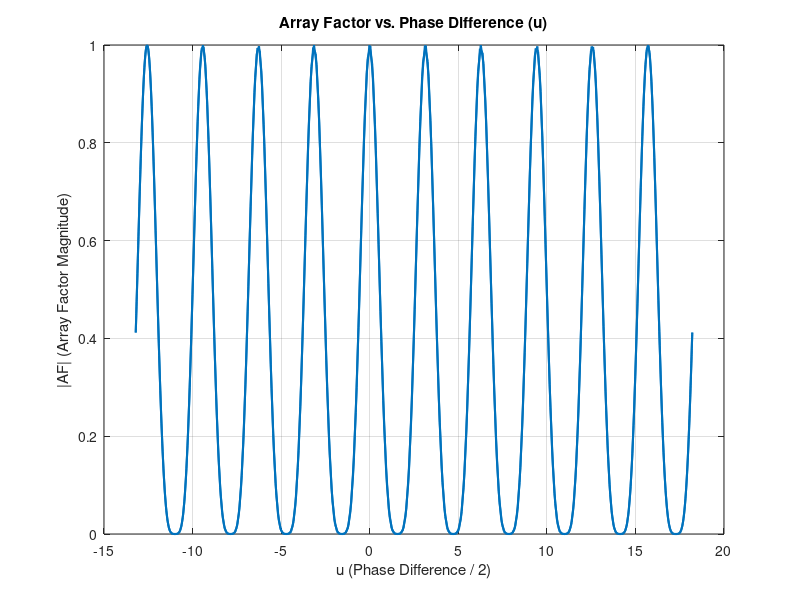

This chart was generated by the following MATLAB code: (Note: this script raises an error after producing the figure.)
% Binomial Array Antenna Radiation Pattern Simulation
% Author: Ahmed Osama
% Date: 07 / 12 / 2024
% Description:
% This script calculates and visualizes the radiation pattern of a binomial 
% array antenna. The user specifies the element spacing as a fraction of 
% the wavelength, the number of elements in the array, and the progressive 
% phase shift. The binomial array achieves a smoother radiation pattern by 
% suppressing sidelobes, at the cost of a narrower main lobe. The script generates:
% 1. A plot of the array factor vs. the phase difference (u).
% 2. A polar plot of the radiation pattern in the azimuthal plane.
% 3. A 3D surface plot of the array factor in Cartesian coordinates.

% Clear command window, and all variables
clc; clear all;

% Prompt user for input parameters
element_spacing_ratio = input('Enter the element spacing as a fraction of the wavelength (e.g., 0.5 for half-wavelength): ');
num_elements = input('Enter the number of elements in the array: '); 
progressive_phase_shift = input('Enter the progressive phase shift (in radians): '); 

% Define angular ranges for azimuth (theta) and polar (phi) angles
theta_angles = -pi : 0.01 : pi; % Azimuth angle range for binomial array
phi_angles = 0 : 0.01 : 2*pi;   % Polar angle range from 0 to 2*pi

% Calculate the phase difference (u) across array elements
u = (progressive_phase_shift + (2 * pi) * element_spacing_ratio * cos(theta_angles)) / 2;

% Compute the array factor (AF) for a binomial array
% Binomial array uses binomial coefficients to minimize sidelobes
AF = abs(cos(u) .^ (num_elements - 1)); % Array factor based on binomial pattern


% Plot the Array Factor (AF) as a function of u
figure;
plot(u, AF, 'LineWidth', 1.5); % Line plot with enhanced visibility
grid on; % Add grid for better readability
xlabel('u (Phase Difference / 2)'); % X-axis label
ylabel('|AF| (Array Factor Magnitude)'); % Y-axis label
title('Array Factor vs. Phase Difference (u)'); % Plot title

% Plot the radiation pattern in the azimuthal plane (polar plot)
figure;
ax = polaraxes; % Create polar plot axes
polarplot(theta_angles, AF, 'LineWidth', 1.5); % Polar plot of the array factor
ax.ThetaZeroLocation = 'bottom'; % Set theta=0 to be at the bottom
title('Radiation Pattern in Azimuthal Plane (Binomial Array)'); % Plot title

% Create a meshgrid for 3D radiation pattern calculations
[theta_grid, phi_grid] = meshgrid(theta_angles, phi_angles); % Create angle grids

% Compute 3D Cartesian coordinates for the radiation pattern
x_coords = AF .* sin(theta_grid) .* cos(phi_grid); % X-coordinate
y_coords = AF .* sin(theta_grid) .* sin(phi_grid); % Y-coordinate
z_coords = AF .* cos(theta_grid);                 % Z-coordinate

% Plot the 3D radiation pattern as a surface
figure;
surf(x_coords, y_coords, z_coords); % 3D surface plot
shading flat; % Use flat shading for better visualization
xlabel('X'); ylabel('Y'); zlabel('Z'); % Add axis labels
title('3D Radiation Pattern of the Binomial Array'); % Plot title
axis equal; % Set equal scaling for all axes